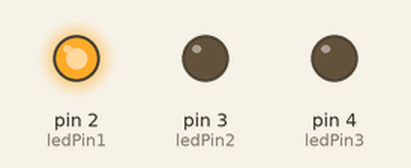
A sketch run on a simulated Arduino Uno, built with avr-gcc and run on an emulated ATmega328P. Shown: output pins drawn as LEDs (lit = HIGH).

Above: at 0.5 s.
At 1.2 s:
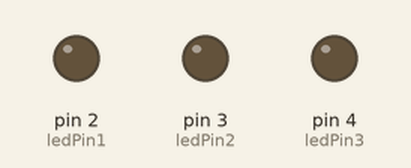
At 2.0 s:
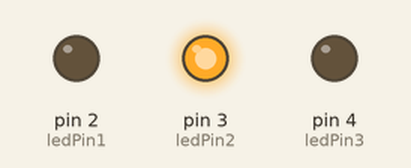
At 3.5 s:
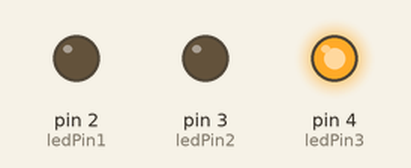
Timing chart, 0 to 5.9 s (numbered marks = the images above):
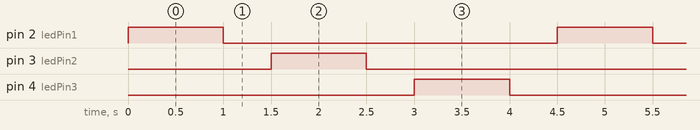

The sketch:

LED_Testing.ino
```cpp
const int ledPin1 = 2;
const int ledPin2 = 3;
const int ledPin3 = 4;

void setup() {
  pinMode(ledPin1, OUTPUT);
  pinMode(ledPin2, OUTPUT);
  pinMode(ledPin3, OUTPUT);
}

void loop() {
  digitalWrite(ledPin1, HIGH);
  delay(1000);
  digitalWrite(ledPin1, LOW);
  delay(500);

  digitalWrite(ledPin2, HIGH);
  delay(1000);
  digitalWrite(ledPin2, LOW);
  delay(500);

  digitalWrite(ledPin3, HIGH);
  delay(1000);
  digitalWrite(ledPin3, LOW);
  delay(500);
}
```

Measured:
- by itself, pin 2 (ledPin1), pin 3 (ledPin2), pin 4 (ledPin3): alternates HIGH for 1.0 s and LOW for 3.5 s
- by itself, everything shown: repeats every 4.5 s, in 6 steps
